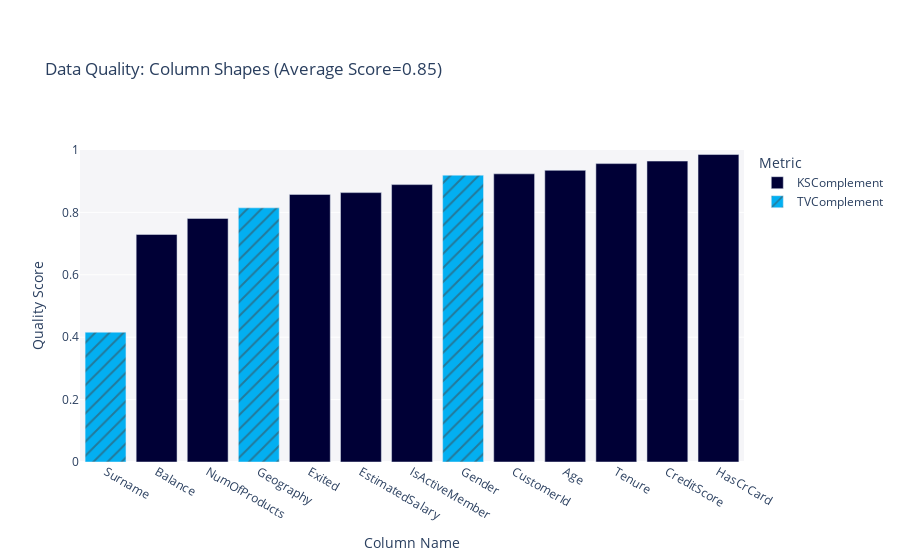

Notebook code cell kept with this figure:
### Code cell
fig = report.get_visualization(property_name='Column Shapes')
fig.show()

### Figure 1 — Plotly figure (JSON) as saved in the notebook; plotly's stock layout.template omitted (floating-point values rounded to 4 significant figures)
{"data": [{"alignmentgroup": "True", "customdata": [["KSComplement"], ["KSComplement"], ["KSComplement"], ["KSComplement"], ["KSComplement"], ["KSComplement"], ["KSComplement"], ["KSComplement"], ["KSComplement"], ["KSComplement"]], "hovertemplate": "<b>%{hovertext}</b><br><br>Metric=%{customdata[0]}<br>Quality Score=%{y}<extra></extra>", "hovertext": ["CustomerId", "CreditScore", "Age", "Tenure", "Balance", "NumOfProducts", "HasCrCard", "IsActiveMember", "EstimatedSalary", "Exited"], "legendgroup": "KSComplement", "marker": {"color": "#000036", "pattern": {"shape": ""}}, "name": "KSComplement", "offsetgroup": "KSComplement", "orientation": "v", "showlegend": true, "textposition": "auto", "type": "bar", "x": ["CustomerId", "CreditScore", "Age", "Tenure", "Balance", "NumOfProducts", "HasCrCard", "IsActiveMember", "EstimatedSalary", "Exited"], "xaxis": "x", "y": [0.9236, 0.9645, 0.9348, 0.9564, 0.7293, 0.7806, 0.9855, 0.8891, 0.8634, 0.8577], "yaxis": "y"}, {"alignmentgroup": "True", "customdata": [["TVComplement"], ["TVComplement"], ["TVComplement"]], "hovertemplate": "<b>%{hovertext}</b><br><br>Metric=%{customdata[0]}<br>Quality Score=%{y}<extra></extra>", "hovertext": ["Surname", "Geography", "Gender"], "legendgroup": "TVComplement", "marker": {"color": "#03AFF1", "pattern": {"shape": "/"}}, "name": "TVComplement", "offsetgroup": "TVComplement", "orientation": "v", "showlegend": true, "textposition": "auto", "type": "bar", "x": ["Surname", "Geography", "Gender"], "xaxis": "x", "y": [0.4161, 0.8146, 0.9193], "yaxis": "y"}], "layout": {"barmode": "relative", "legend": {"title": {"text": "Metric"}, "tracegroupgap": 0}, "margin": {"t": 150}, "plot_bgcolor": "#F5F5F8", "title": {"text": "Data Quality: Column Shapes (Average Score=0.85)"}, "xaxis": {"anchor": "y", "categoryorder": "total ascending", "domain": [0, 1], "title": {"text": "Column Name"}}, "yaxis": {"anchor": "x", "domain": [0, 1], "range": [0, 1], "title": {"text": "Quality Score"}}}}
